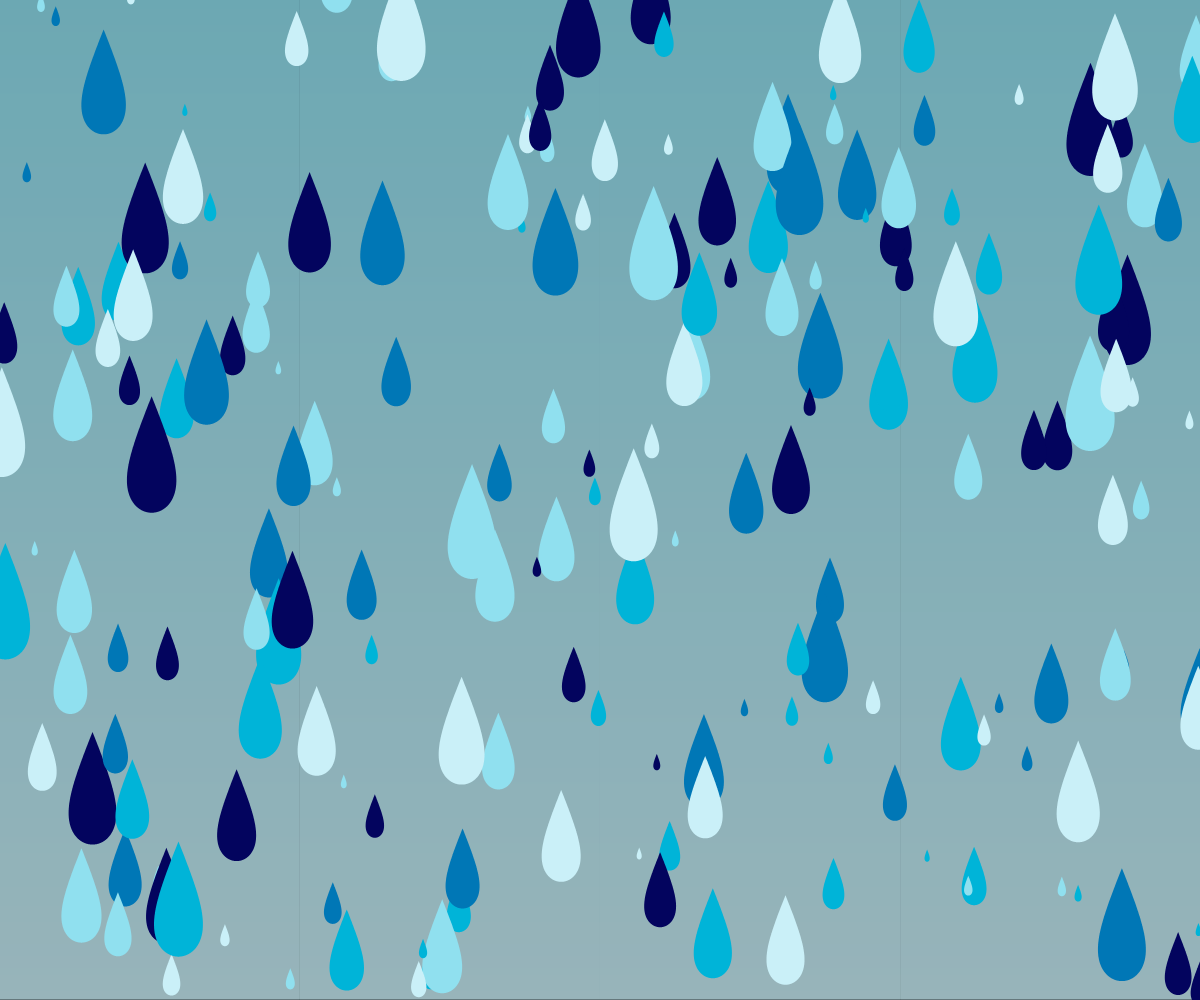
Frame 1 (no input)
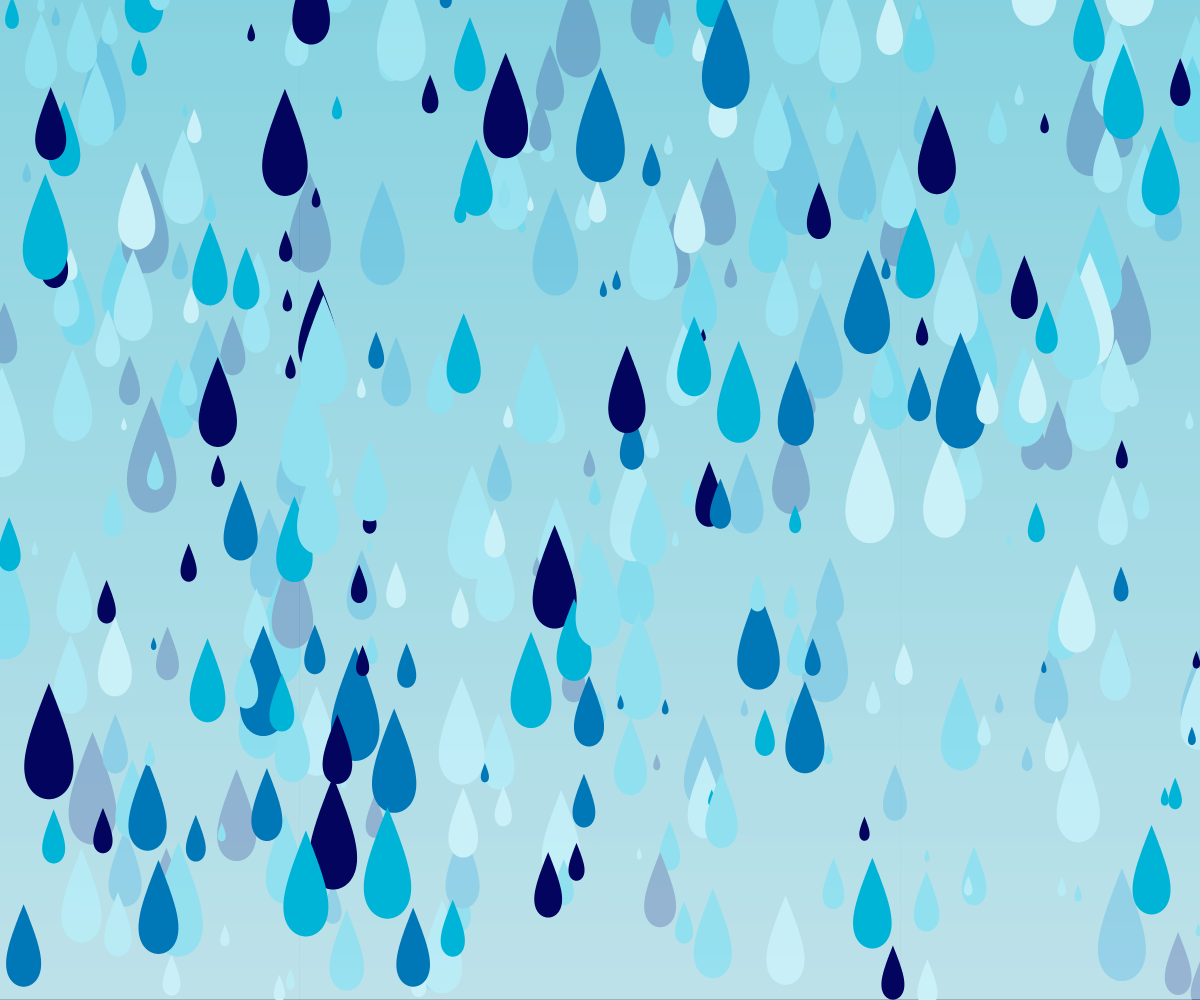
Frame 2 (the mouse pressed at the canvas centre, redrawn once)

The p5.js sketch that drew these frames (run headless with seeded random() and noise() and a simulated clock; the mouse was pressed at the canvas centre and the sketch redrawn once):

// p5.js sketch
// ── sketch.js

// w=300;s=10;i=n=a=0;c=w/2-s*i;x=y=c;
// setup=()=>{createCanvas(w,w);background(0)}
// draw=()=>{h=1+i*2;l=(h-2)**2;r=h**2;fill(random(99,200),255,255);square(x,y,s);if(r-l<=++n){n=0;i++;c=w/2-s*i;x=y=c;a=0}else{x+=s*cos(a);y+=s*sin(a);a+=(n%(h-1)==0)?HALF_PI:0}}
// #つぶやきProcessing

// w=300;s=10;i=n=a=0;c=w/2-s*i;x=y=c;
// setup=()=>{createCanvas(w,w);background(0)}
// draw=()=>{h=1+i*2;l=(h-2)**2;r=h**2;fill(random(99,200),255,255);square(x,y,s);if(r-l<=++n){n=0;i++;c=w/2-s*i;x=y=c;a=0}else{x+=s*cos(a);y+=s*sin(a);a+=(n%(h-1)==0)?HALF_PI:0}}

let palette = ["#03045E", "#0077B6", "#00B4D8", "#90E0EF", "#CAF0F8"];

setup=()=>{
	createCanvas(windowWidth,windowHeight);
	angleMode(DEGREES);
	noLoop();
	background(0);
}

draw=()=>{
	
	drawGradiation();

	noStroke(255);
	for(let i=0; i<200; i++){
		let x = width * random();
		let y = height * random();
		let s = 90 * random() + 10;
		let r = floor(random(palette.length));
		fill(palette[r]);
		drawRaindrop(x, y, s, 5);
	}
}

function drawGradiation(){

	let c2 = color("#CAF0F8");
	let c1 = color("#90E0EF");
	for(let v=0; v<height; v++){
		let inter = map(v, 0, height, 0, 1);
		let c = lerpColor(c1, c2, inter);
		stroke(c);
		line(0, v, width, v);
	}
}

function drawRaindrop(x, y, r, a){
	push();
	translate(x, y);
	rotate(-90);
	beginShape();
	for(let t=0; t<360; t++){
		let R = r / (a*sin(t/2)+1);
		vertex(R*cos(t), R*sin(t));
	}
	endShape(CLOSE);
	pop();
}
